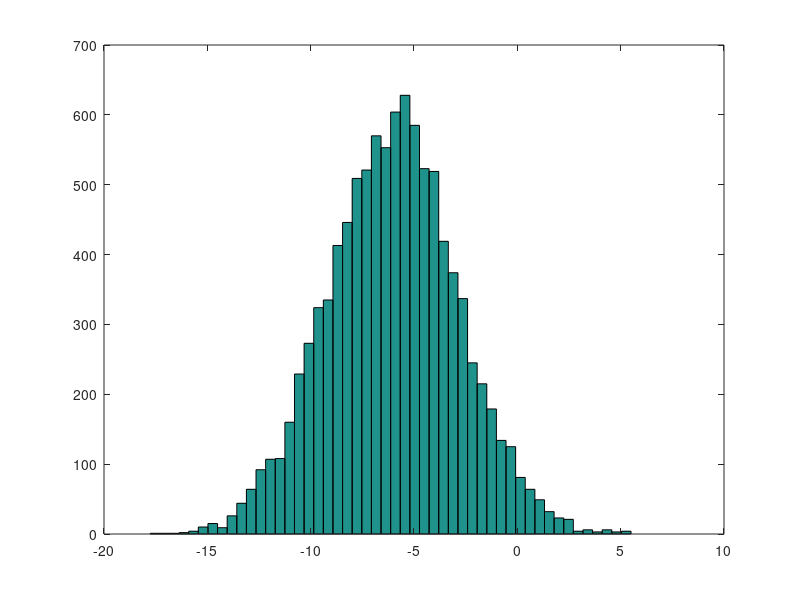

Here is the MATLAB script that generated this plot:
PS1('> ') % change prompt

A = [1 2; 3 4; 5 6];
disp(A)

v = [1 2 3]; % row vector
disp(v);

v2 = [1; 2; 3]; % col vec
disp(v2);

v3 = 1:0.1:2; % R: seq(1, 2, 0.1)
disp(v3);

v4 = 1:7;
disp(v4)

ones23 = ones(2, 3);
disp(ones23);

zeros22 = zeros(2, 2);
disp(zeros22);

r = rand(4, 3);
disp(r);

rnorm = randn(2, 2);
disp(rnorm);

w = -6 + sqrt(10) * randn(1, 10000);
hist(w);
hist(w, 50); % 50 bins

I5 = eye(5); % identity matrix
disp(I5);

% help x % help for x;

